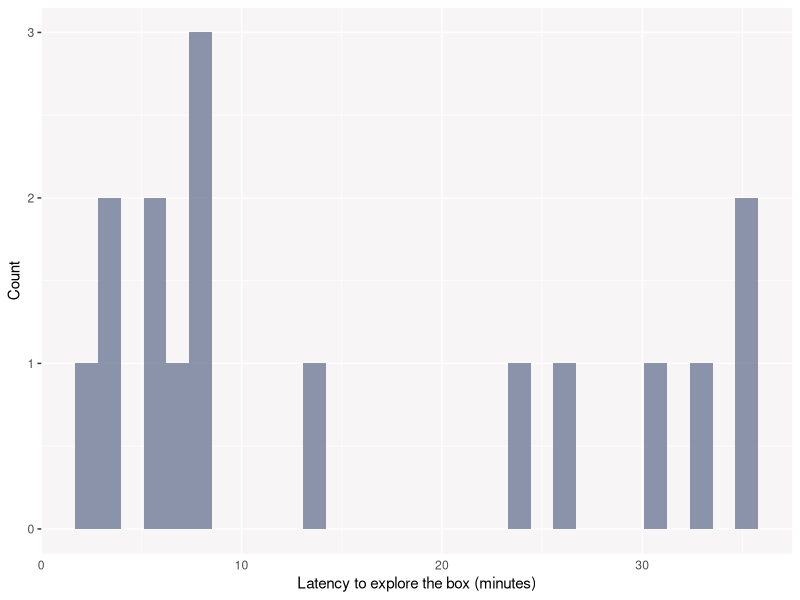

Reproduce this figure in R.
# Packages
  library(dplyr)
  library(tidyr)
  library(tibble)
  library(lubridate)
  library(ggplot2)
  library(readr)
  library(data.table)
  library(patchwork)


## 1. DATA IMPORT AND MANIPULATION
# Import data
  df <- read_delim("20201008.CSV", ";", escape_double = FALSE, trim_ws = TRUE)

# 2. I create the 'lat.expl' function for 'Latency to explore'.
# From the raw data, it outputs all the individual full crossings.
   lat.expl <- function(df, pattern1, pattern2, initial_time){
  # Naming my columns
    names(df) <- c( "Identifier", "Date", "Time",
                  "Unit.number", "Antenna.number", "Transponder.type",
                  "Transponder.code", "Weight", "Input.status",
                  "Output.status", "Event", "GPS.coordinates")

  # Defining my variables
    df$Identifier <- as.integer(df$Identifier)
    df$Time <- as.character(df$Time) #this needs to be changed while reading the file
    df$Unit.number <- as.integer(df$Unit.number)
    df$Transponder.code <- as.character(df$Transponder.code)
    df$Actual_time <- dmy_hms(paste(df$Date,df$Time,sep=" "))

  # I make a new df with a subset of the variables of interest here
    new_dataset<-subset(df, select=c(Identifier, Actual_time, Unit.number, Transponder.code))
   names(new_dataset) <- c("Identifier", "time", "name", "id")

  # I split my dataframe into a list of dataframes (one object per individual)
   df_list <- split(new_dataset, f = new_dataset$id)




  ## 2.1 REMOVE THE REPEATED READS
  # For each individual, I reduce the input vector (e.g., 1, 1, 1, 2, 2, 3) in a
  # way that one read is kept per sequence of identical numbers (e.g., 1, 2, 3).

  # I define 'df_list_red' which is basically 'df_list' except that the input vector
  # is replaced by the output vector.
    df_list_red <- list()
    nb_ind <- length(df_list)

  # I obtain the output vectors and the associated time and Identifier
    for (i in 1:nb_ind) {
      changes          <- which(df_list[[i]]$name!= lag(df_list[[i]]$name))
      name             <- c(df_list[[i]]$name[1], df_list[[i]]$name[changes])
      time             <- c(df_list[[i]]$time[1], df_list[[i]]$time[changes])
      id               <- c(df_list[[i]]$id[1], df_list[[i]]$id[changes])
      Identifier       <- c(df_list[[i]]$Identifier[1], df_list[[i]]$Identifier[changes])
      df_list_red[[i]] <- data.frame(name, time, id)
    }

  # I bind the rows of the list (i.e. make it a dataframe, as it initially was)
    df2 <- bind_rows(df_list_red)
    df2 <- as_tibble(df2)
  # df2 is basically the initial 'new_dataset' but the repeated reads
  # have been eliminated only to keep the first one.




  ## 2.2 IDENTIFY WHEN INDIVIDUALS CROSS THE BOX ENTIRELY
  # I stole the next piece of code from someone way smarter than me (see R Stack Overflow 41130912).
  # First, I keep reads when individuals go through the box the following way: 11 -> 12 -> 13 -> 14
    len_pattern = length(pattern1)
    df_abcd <- df2 %>% arrange(id, time) %>% group_by(id) %>%
    # check multiple lags condition
    mutate(ab = Reduce("&", Map("==", shift(name, n = 0:(len_pattern - 1), type = "lead"), pattern1)),
    g = cumsum(ab)) %>%
    # use reduce or to subset sequence rows having the same length as the pattern
    filter(Reduce("|", shift(ab, n = 0:(len_pattern - 1), type = "lag"))) %>%
    # make unique names
    group_by(g, add = TRUE) %>% mutate(name = paste(name, 1:n(), sep = "_")) %>%
    # pivoting the table to wide format
    select(-ab) %>% spread(name, time)


  # Second, I keep reads when individuals go through the box the other way around: 14 -> 13 -> 12 -> 11
    df_dcba <- df2 %>% arrange(id, time) %>% group_by(id) %>%
    # check multiple lags condition
    mutate(ab = Reduce("&", Map("==", shift(name, n = 0:(len_pattern - 1), type = "lead"), pattern2)),
    g = cumsum(ab)) %>%
    # use reduce or to subset sequence rows having the same length as the pattern
    filter(Reduce("|", shift(ab, n = 0:(len_pattern - 1), type = "lag"))) %>%
    # make unique names
    group_by(g, add = TRUE) %>% mutate(name = paste(name, 1:n(), sep = "_")) %>%
    # pivoting the table to wide format
    select(-ab) %>% spread(name, time)


  # I rename the columns of the two dataframes I created
  names(df_abcd) <- c("id", "g", "Ant1", "Ant2", "Ant3", "Ant4")
  names(df_dcba) <- c("id", "g", "Ant1", "Ant2", "Ant3", "Ant4")

  # I obtain a dataframe in which each row represents one individual full crossing
  df3 <- rbind(df_abcd, df_dcba)

  # I keep individuals with the smallest 'arrival' (i.e. Ant4) value.
  df3 <- df3 %>%
    group_by(id) %>%
    slice(which.min(Ant2))




  ## 2.3 CALCULATE LATENCY TIME
  # I add a new column with the time to cross the box since the start of the test
  df3 <- mutate(df3, time_since_start = Ant2 - initial_time)
  df3$time_since_start <- as.numeric(df3$time_since_start)





  return(df3)
}


# 3. I indicate the crossing sequences (a -> d and d -> a) and starting time
  p11.14 = c(11, 12, 13, 14)
  P14.11 = c(14, 13, 12, 11)
  t11.30 <- as.POSIXct("2020-10-08 11:30:00 UTC", tz="UTC")

# I create my final df given a dataset and the two crossing sequences
  final_df <- lat.expl(df, p11.14, P14.11, t11.30)

# I obtain the individuals that did not cross at all during the duration of the test
  non_expl_babies <- setdiff(df$`Transponder code`, final_df$id)


## PLOTTING
  ggplot(data=final_df, aes(time_since_start)) +
    geom_histogram(aes(),
                   fill="#6f7b96",
                   alpha = .8) +
    labs(x="Latency to explore the box (minutes)", y="Count") +
    theme(axis.ticks.x = element_blank(),
          panel.background = element_rect(fill = "#f7f5f5"))

